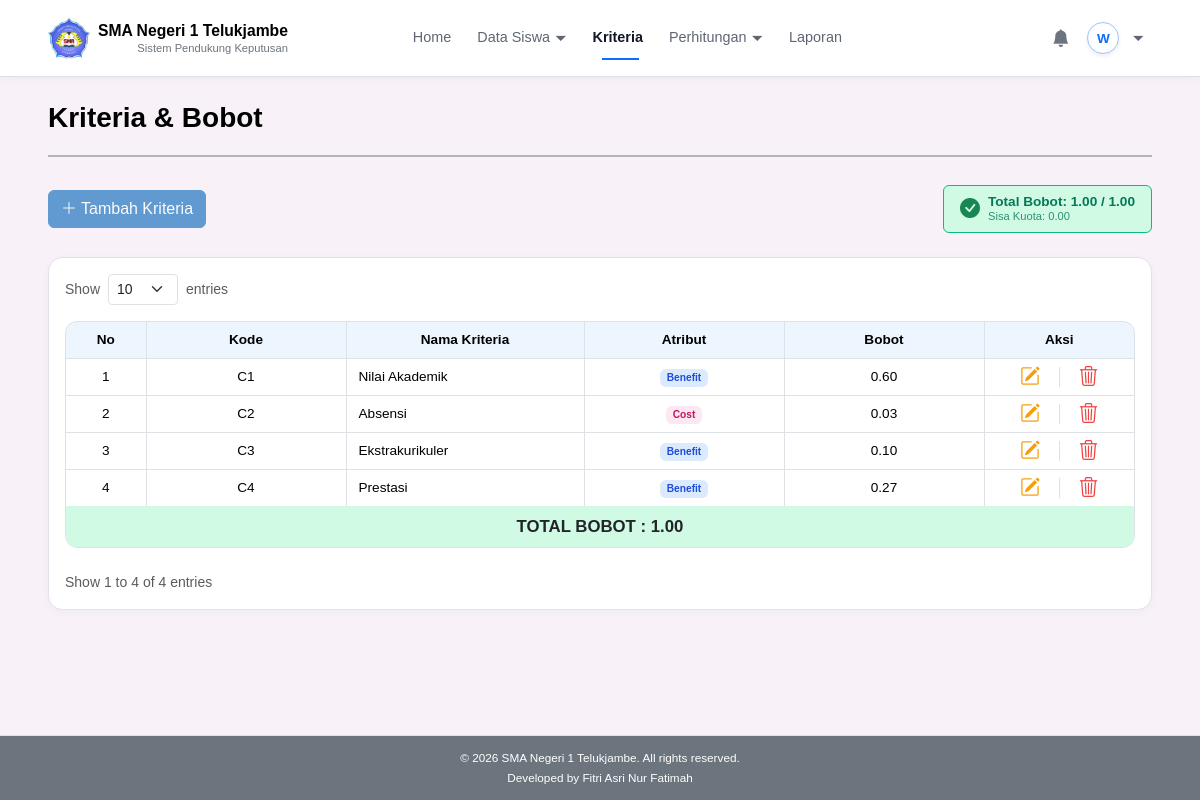
Screenshot of /index.php?url=kriteria (signed in) with the database file from the repository.
### tables this page shows
CREATE TABLE kriteria (
    id_kriteria INT AUTO_INCREMENT PRIMARY KEY,
    kode_kriteria VARCHAR(10) NOT NULL UNIQUE,
    nama_kriteria VARCHAR(100) NOT NULL,
    atribut ENUM('benefit', 'cost') NOT NULL,
    bobot DECIMAL(5,2) NOT NULL
);

### app/Core/Controller.php (called while the page is built, shortened)
<?php
class Controller
{
    protected function view(string $view, array $data = [], ?string $layout = null): void
    {
        extract($data);
        $viewPath = __DIR__ . '/../Views/' . $view . '.php';
        require $viewPath;
    }
}

### app/Controllers/KriteriaController.php (called while the page is built, shortened)
<?php
class KriteriaController extends Controller
{
    public function index(): void
    {
        $model = new \App\Models\Kriteria();
        $limit = max(1, (int) ($_GET['limit'] ?? 10));
        $page  = max(1, (int) ($_GET['page'] ?? 1));
        $offset = ($page - 1) * $limit;
        $result = $model->getAll($offset, $limit);
        $totalBobot = $model->getTotalBobot();
        $nextKode = $model->getNextKode();
        $totalPages = (int) ceil($result['total'] / max(1, $limit));
        $error = $_SESSION['error'] ?? null;
        $this->view('kriteria/index', [
            'title'      => 'Kriteria & Bobot',
            'kriteria'   => $result['data'],
            'totalBobot' => $totalBobot,
            'nextKode'   => $nextKode,
            'total'      => $result['total'],
            'page'       => $page,
            'limit'      => $limit,
            'totalPages' => $totalPages,
            'offset'     => $offset,
            'error'      => $error
        ], 'layouts/app');
    }
}

### app/Core/Router.php (called while the page is built, shortened)
<?php
class Router
{
    public function dispatch(): void
    {
        $path = $this->path();
        $route = $this->routes[$path] ?? null;
        [$controllerClass, $method] = $route;
        $controller = new $controllerClass();
        $controller->{$method}();
    }
    private function path(): string
    {
        $url = $_GET['url'] ?? '';
        $url = trim($url, '/');
        return $url;
    }
}

### public/index.php (called while the page is built, shortened)
<?php
spl_autoload_register(function (string $class): void {
    $prefix = 'App\\';
    $baseDir = __DIR__ . '/../app/';
    $relativeClass = substr($class, strlen($prefix));
    $file = $baseDir . str_replace('\\', '/', $relativeClass) . '.php';
});
require __DIR__ . '/../app/Helpers/auth.php';
require __DIR__ . '/../app/Helpers/app.php';
$router = new Router();
$router->dispatch();

### app/Config/database.php (called while the page is built)
<?php
return [
    'host' => 'localhost',
    'database' => 'spk_sman1_telukjambe',
    'username' => 'root',
    'password' => '',
    'charset' => 'utf8mb4',
];

### app/Core/Database.php (called while the page is built, shortened)
<?php
class Database
{
    private static ?PDO $connection = null;
    public static function connect(): PDO
    {
        $config = require __DIR__ . '/../Config/database.php';
        $dsn = "mysql:host={$config['host']};dbname={$config['database']};charset={$config['charset']}";
        try {
            self::$connection = new PDO($dsn, $config['username'], $config['password'], [
                PDO::ATTR_ERRMODE => PDO::ERRMODE_EXCEPTION,
                PDO::ATTR_DEFAULT_FETCH_MODE => PDO::FETCH_ASSOC,
            ]);
            return self::$connection;
        } catch (PDOException $exception) {
            die('Koneksi database gagal: ' . $exception->getMessage());
        }
    }
}

### app/Models/Kriteria.php (called while the page is built, shortened)
<?php
class Kriteria
{
    private PDO $db;
    public function __construct()
    {
        $this->db = Database::connect();
    }
    public function getAll(int $offset = 0, int $limit = 10): array
    {
        $stmt = $this->db->query("SELECT COUNT(*) FROM kriteria");
        $total = $stmt->fetchColumn();
        $stmt = $this->db->prepare("SELECT * FROM kriteria ORDER BY id_kriteria ASC LIMIT :limit OFFSET :offset");
        $stmt->bindValue(':limit', $limit, PDO::PARAM_INT);
        $stmt->bindValue(':offset', $offset, PDO::PARAM_INT);
        $stmt->execute();
        $data = $stmt->fetchAll();
        return [
            'total' => $total,
            'data' => $data
        ];
    }
    public function getTotalBobot(): float
    {
        $stmt = $this->db->query("SELECT SUM(bobot) FROM kriteria");
        return (float) $stmt->fetchColumn();
    }
}

### app/Config/app.php (called while the page is built)
<?php
return [
    'name' => 'SPK SMAN 1 Telukjambe',
    'base_url' => '',
];

### app/Helpers/auth.php (called while the page is built, shortened)
<?php
function app_config(?string $key = null): mixed
{
    static $config = null;
    if ($config === null) {
        $config = require __DIR__ . '/../Config/app.php';
    }
    return $key === null ? $config : ($config[$key] ?? null);
}
function url(string $path = ''): string
{
    $baseUrl = base_url();
    $path = trim($path, '/');
    return $path === '' ? $baseUrl : $baseUrl . '/index.php?url=' . $path;
}
function base_url(): string
{
    $configuredBaseUrl = trim((string) app_config('base_url'));
    $https = (!empty($_SERVER['HTTPS']) && $_SERVER['HTTPS'] !== 'off');
    $scheme = $https ? 'https' : 'http';
    $host = $_SERVER['HTTP_HOST'] ?? 'localhost';
    $scriptDir = str_replace('\\', '/', dirname($_SERVER['SCRIPT_NAME'] ?? ''));
    $scriptDir = $scriptDir === '/' ? '' : rtrim($scriptDir, '/');
    return $scheme . '://' . $host . $scriptDir;
}
function e(?string $value): string
{
    return htmlspecialchars((string) $value, ENT_QUOTES, 'UTF-8');
}

### app/Views/kriteria/index.php (the view, shortened to what this page needs)
<?php
$from = $total > 0 ? $offset + 1 : 0;
$to   = min($offset + $limit, $total);
$sisaBobot = max(0, 1.00 - $totalBobot);
$isBobotFull = round($totalBobot, 2) >= 1.00;
?>
<div class="page-header">
    <h2 class="page-title">Kriteria & Bobot</h2>
</div>
<div class="d-flex flex-wrap align-items-center justify-content-between mb-4 gap-3">
    <button class="btn btn-primary" data-bs-toggle="modal" data-bs-target="#modalTambahKriteria" <?= $isBobotFull ? 'disabled title="Kuota bobot sudah habis"' : '' ?>>
        <i class="bi bi-plus-lg me-1"></i>Tambah Kriteria
    </button>
    <div class="d-flex align-items-center gap-2 px-3 py-2 rounded" style="background: <?= $isBobotFull ? '#d1fae5' : '#fffbeb' ?>; border: 1px solid <?= $isBobotFull ? '#10b981' : '#f59e0b' ?>;">
        <i class="bi <?= $isBobotFull ? 'bi-check-circle-fill text-success' : 'bi-info-circle-fill text-warning' ?> fs-5"></i>
        <div class="d-flex flex-column" style="line-height: 1.2;">
            <span class="fw-bold" style="color: <?= $isBobotFull ? '#047857' : '#b45309' ?>; font-size: 0.85rem;">Total Bobot: <?= number_format($totalBobot, 2) ?> / 1.00</span>
            <span class="small" style="color: <?= $isBobotFull ? '#047857' : '#b45309' ?>; font-size: 0.7rem; opacity: 0.8;">Sisa Kuota: <?= number_format($sisaBobot, 2) ?></span>
        </div>
    </div>
</div>
<div class="card">
    <div class="card-body">
        <div class="d-flex align-items-center justify-content-between flex-wrap gap-2 mb-3">
            <div class="d-flex align-items-center gap-2">
                <label class="text-muted small mb-0">Show</label>
                <form method="GET" action="<?= e(url('kriteria')); ?>" id="formLimit">
                    <select name="limit" class="form-select form-select-sm d-inline-block w-auto" onchange="document.getElementById('formLimit').submit()">
                        <?php foreach ([10, 25, 50, 100] as $opt): ?>
                            <option value="<?= $opt; ?>" <?= $limit === $opt ? 'selected' : ''; ?>><?= $opt; ?></option>
                        <?php endforeach; ?>
                    </select>
                </form>
                <label class="text-muted small mb-0">entries</label>
            </div>
        </div>
        <div class="table-responsive">
            <table class="table table-bordered table-hover align-middle mb-0 text-center">
                <thead class="table-light">
                    <tr>
                        <th width="80">No</th>
                        <th width="200">Kode</th>
                        <th>Nama Kriteria</th>
                        <th width="200">Atribut</th>
                        <th width="200">Bobot</th>
                        <th width="150">Aksi</th>
                    </tr>
                </thead>
                <tbody>
                    <?php if (empty($kriteria)): ?>
                        <tr><td colspan="6" class="text-muted py-4">Belum ada data kriteria.</td></tr>
                    <?php else: ?>
                        <?php foreach ($kriteria as $i => $row): ?>
                            <tr>
                                <td><?= $offset + $i + 1 ?></td>
                                <td><?= e($row['kode_kriteria'] ?? '') ?></td>
                                <td class="text-start fw-medium"><?= e($row['nama_kriteria']) ?></td>
                                <td>
                                    <?php if (strtolower($row['atribut']) === 'benefit'): ?>
                                        <span class="badge" style="background:#dbeafe;color:#1d4ed8;">Benefit</span>
                                    <?php else: ?>
                                        <span class="badge" style="background:#fce7f3;color:#be185d;">Cost</span>
                                    <?php endif; ?>
                                </td>
                                <td><?= number_format($row['bobot'], 2) ?></td>
                                <td>
                                    <button class="btn btn-sm p-0 border-0 btn-kriteria-edit"
                                            title="Edit"
                                            data-id="<?= e($row['id_kriteria']) ?>"
                                            data-kode="<?= e($row['kode_kriteria'] ?? '') ?>"
                                            data-nama="<?= e($row['nama_kriteria']) ?>"
                                            data-atribut="<?= e($row['atribut']) ?>"
                                            data-bobot="<?= e($row['bobot']) ?>"
                                            data-bs-toggle="modal"
                                            data-bs-target="#modalEditKriteria">
                                        <i class="bi bi-pencil-square fs-5" style="color:#f59e0b;"></i>
                                    </button>
                                    <button class="btn btn-sm p-0 border-0 btn-kriteria-hapus"
                                            title="Hapus"
                                            data-id="<?= e($row['id_kriteria']) ?>"
                                            data-nama="<?= e($row['nama_kriteria']) ?>"
                                            data-delete-url="<?= e(url('kriteria/delete')) ?>"
                                            data-bs-toggle="modal"
                                            data-bs-target="#modalHapusKriteria">
                                        <i class="bi bi-trash3 fs-5" style="color:#ef4444;"></i>
                                    </button>
                                </td>
                            </tr>
                        <?php endforeach; ?>
                    <?php endif; ?>
                </tbody>
                <?php if (!empty($kriteria)): ?>
                <tfoot style="font-size: 1.05rem;">
                    <tr>
                        <td colspan="6" class="text-center py-2 fw-bold"
                            style="background-color: <?= $isBobotFull ? '#d1fae5' : '#fffbeb' ?>;
                                   color: #212529;
                                   border-top: 2px solid <?= $isBobotFull ? '#10b981' : '#f59e0b' ?>;
                                   border-bottom: 2px solid <?= $isBobotFull ? '#10b981' : '#f59e0b' ?>;">
                            TOTAL BOBOT : <?= number_format($totalBobot, 2) ?>
                        </td>
                    </tr>
                </tfoot>
                <?php endif; ?>
            </table>
        </div>
        <div class="row align-items-center mt-4">
            <div class="col-md-4">
                <p class="text-muted small mb-0">
                    <?php if ($total === 0): ?>
                        Tidak ada data.
                    <?php else: ?>
                        Show <?= $from; ?> to <?= $to; ?> of <?= $total; ?> entries
                    <?php endif; ?>
                </p>
            </div>
        </div>
    </div>
</div>

### public/assets/css/style.css (style rules this page uses)
:root { --app-bg: #f8f2f8; --app-border: #e5dfea; --app-footer: #6c757d; }
body { min-height: 100vh; background: var(--app-bg); color: #25272d; font-family: Arial, Helvetica, sans-serif; }
.summary-card, .distribution-card, .eligible-card, .card { border-color: var(--app-border); border-radius: 0.9rem; box-shadow: 0 2px 8px rgba(15, 23, 42, 0.04); }
.table { font-size: 0.85rem; }
.table tbody tr>td, .table tbody tr>th { padding: 3px 12px; }
.table th { white-space: nowrap; }
.table thead th { background-color: rgba(13, 110, 253, 0.07) !important; color: #000; }
.table-responsive .table-bordered> :not(caption)>*>th { border-bottom: 1px solid #dee2e6 !important; }
.table-responsive { border-radius: 0.75rem; overflow: hidden; border: 1px solid #dee2e6; }
.table-responsive .table-bordered, .table-responsive .table-bordered> :not(caption)>*, .table-responsive .table-bordered> :not(caption)>*>* { border: none !important; }
.table-responsive .table-bordered> :not(caption)>*:not(:first-child)>* { border-top: 1px solid #dee2e6 !important; }
.table-responsive .table-bordered> :not(caption)>*>*:not(:first-child) { border-left: 1px solid #dee2e6 !important; }
.page-header { padding-bottom: 1.25rem; margin-bottom: 1.75rem; border-bottom: 2px solid rgba(137, 139, 142, 0.6); }
.page-title { font-size: 1.75rem !important; font-weight: 700 !important; color: #000 !important; margin: 0 !important; }
.btn-primary { background-color: #0F6CBD !important; border-color: #0F6CBD !important; }

### rows the page displays
kriteria: i "1", kode_kriteria "C1", nama_kriteria "Nilai Akademik", atribut "Benefit", bobot "0.60"
kriteria: i "2", kode_kriteria "C2", nama_kriteria "Absensi", atribut "Cost", bobot "0.03"
kriteria: i "3", kode_kriteria "C3", nama_kriteria "Ekstrakurikuler", atribut "Benefit", bobot "0.10"
kriteria: i "4", kode_kriteria "C4", nama_kriteria "Prestasi", atribut "Benefit", bobot "0.27"

### other values shown
substr($curr['nama'] ?? 'U', 0, 1) "W"
$totalBobot "1.00"
$sisaBobot "0.00"
$from "1"
$to "4"
$total "4"
form field limit "10"
